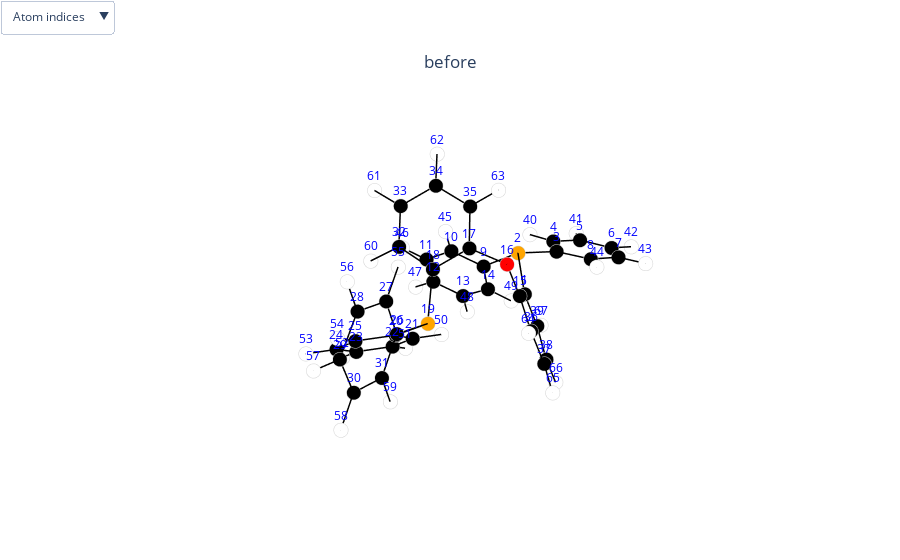

Here is the notebook cell this chart was saved with:
### Code cell
import os
from glob import glob
from scipy.spatial.distance import cdist
def process_single_xyz(input_path, fragment_smiles,
                       anchor_index=None, anchor_symbol=None, anchor_occurrence=1,
                       n_directions=1000, bond_length=1.1, buffer=0.2,
                       ffname='MMFF94', steps=1000):
    """
    Process one XYZ file: attach fragment and optimize.
    """
    # Read input
    atoms, coords = read_xyz(input_path)
    df= pd.DataFrame({'atom': atoms, 'x': coords[:,0], 'y': coords[:,1], 'z': coords[:,2]})
    show_single_molecule('before',df)
    # Select anchor (by index or symbol+occurrence)
    idx, sym, coord = select_anchor(
        atoms, coords,
        index=anchor_index,
        symbol=anchor_symbol,
        occurrence=anchor_occurrence
    )
    # Attach fragment
    new_atoms, new_coords, bonds , debug_info = attach_fragment_debug(
        atoms, coords, idx,
        fragment_smiles=fragment_smiles,
        n_directions=n_directions,
        bond_length=bond_length,
        buffer=buffer
    )
    # report_bond_changes(debug_info)
    # Optimize geometry
    coords_opt, obmol = optimize_with_openbabel(
        new_atoms, new_coords,
        ffname=ffname, steps=steps,
        bonds=bonds
    )
    new_df = pd.DataFrame({
        'atom': new_atoms,
        'x': coords_opt[:, 0],
        'y': coords_opt[:, 1],
        'z': coords_opt[:, 2]
    })
    show_single_molecule('after', new_df)
    # Write result
    base, _ = os.path.splitext(os.path.basename(input_path))
    output_path = os.path.join(os.path.dirname(input_path),
                               f"{base}_modified.xyz")
    write_xyz_file(output_path, new_atoms, coords_opt,
                   comment=f"Fragment {fragment_smiles} on {sym}{idx}")
    print(f"Processed {input_path} → {output_path}")
    return output_path

def process_directory(directory, fragment_smiles,
                      anchor_index=None, anchor_symbol=None, anchor_occurrence=1,
                      n_directions=1000, bond_length=1.2, buffer=0.5,
                      ffname='MMFF94', steps=500):
    """
    Process all .xyz files in a directory.
    """
    # use glob to find all .xyz files without modified suffix '_modified' 
    xyz_files = glob(os.path.join(directory, '*.xyz'))
    xyz_files = [f for f in xyz_files if not f.endswith('_modified.xyz')]
    for xyz in xyz_files:
        process_single_xyz(
            xyz, fragment_smiles,
            anchor_index, anchor_symbol, anchor_occurrence,
            n_directions, bond_length, buffer,
            ffname, steps
        )

# Example usage:
# process_single_xyz('L19.xyz', '[*]CC', anchor_index=1)
process_directory(r'C:\Users\edens\Documents\GitHub\MolAlign\MolAlign\xyz_files\hidaya', '[*]C', anchor_index=1, anchor_symbol='P', anchor_occurrence=1,ffname='UFF')

# If you want a CLI, you can wrap these in argparse as needed.
